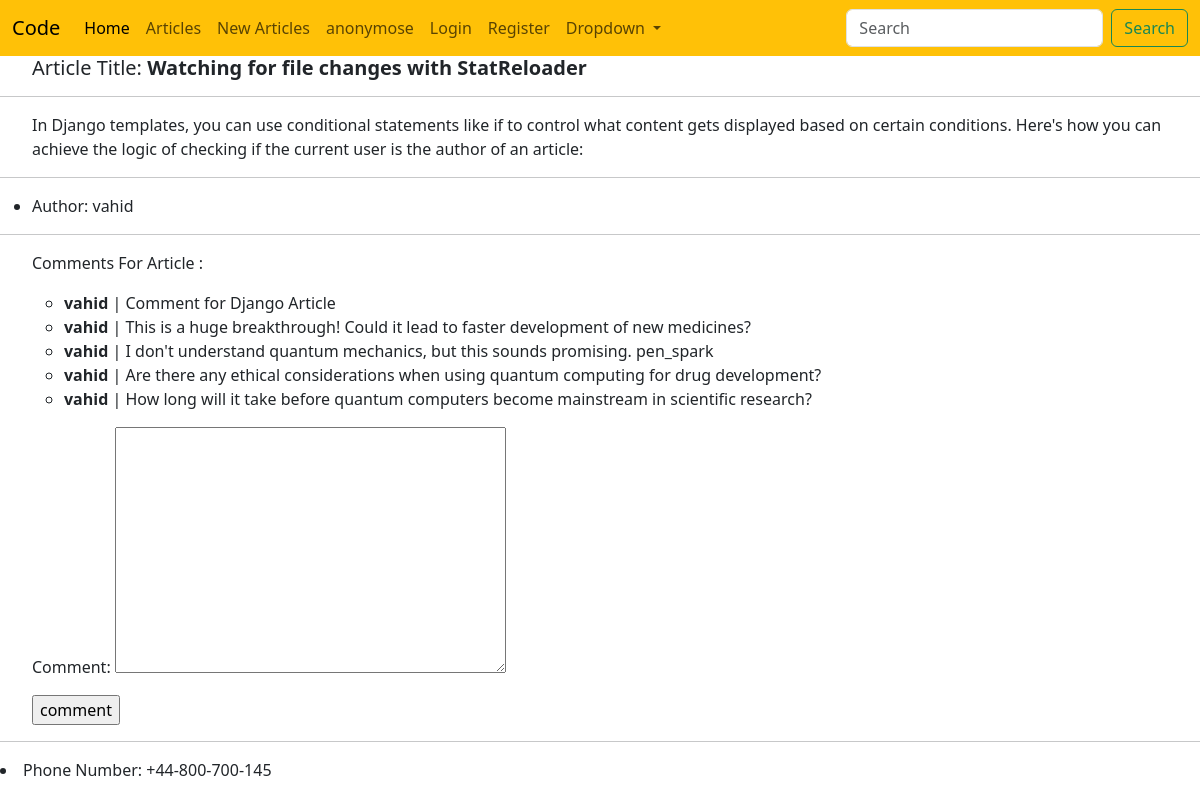
The page /articles/29/ on the database its author committed.
### article/models.py (models this page shows, shortened)
class ArticleModel(models.Model):
    STATUS_OF_ARTICLE = (
        ("checking" , "Checking"),
        ("rejected" , "Rejected"),
        ("published" , "Published"),
    )
    Title = models.CharField(max_length=150)
    Body  = models.TextField(max_length=10000)
    Author= models.ForeignKey("auth.user", on_delete=models.CASCADE)
    Created = models.DateTimeField(auto_now_add=True)
    Edited = models.DateTimeField(auto_now=True)
    Status = models.CharField(max_length=15, choices=STATUS_OF_ARTICLE, default="checking")
    class Meta:
        ordering = ("-Created",)

class ArticleCommentsModel(models.Model):
    article = models.ForeignKey(ArticleModel, related_name="comments", on_delete=models.CASCADE)
    comment = models.TextField()
    writer  = models.ForeignKey("auth.user", on_delete=models.CASCADE)

### article/views.py (the view, shortened to what this page needs)
# urls.py: path('<int:pk>/', ArticleDetailView.as_view(), name = "ArticleDetailView_url"),
class ArticleDetailView(DetailView):
    model = ArticleModel
    template_name = "article/ArticleDetailView.html"
    context_object_name  = "articles"
    form_class = ArticleCommentForm
    def get_context_data(self, **kwargs):
        context = super(ArticleDetailView, self).get_context_data(**kwargs)
        context['form'] = ArticleCommentForm(initial={"article":self.object, "writer":self.request.user})
        return context

### article/forms.py
class ArticleCommentForm(forms.ModelForm):
    class Meta:
        model = ArticleCommentsModel
        fields = ("writer", "comment", "article")
        widgets = {
            "article": forms.HiddenInput(),
            "writer":  forms.HiddenInput(),
        }

### template/article/ArticleDetailView.html (shortened to what this page needs)
{% extends "base.html" %}
{% block title %}<ul><h5>Article Title: <strong>{{articles.Title}}</strong></h5></ul>{% endblock title %}
{% block content %}
<hr>
<ul>{{articles.Body}}</ul>
<hr>
<ul><li>Author: {{articles.Author}}</li></ul>
<hr>
<p><ul>Comments For Article : </ul></p>
<ul>
    {% for comment in object.comments.all %}
    <ul><li><strong>{{comment.writer}}</strong> | {{comment.comment}}</li></ul>
    {% endfor %}
</ul>
<ul>
<form action="" method="POST">
    {{form.as_p}}
    <input type="submit" value="comment">
</form>
</ul>
{% endblock content %}

### rows shown on the page
ArticleModel: Title "Watching for file changes with StatReloader", Body "In Django templates, you can use conditional statements like if to control what content gets displayed based on certain conditions. Here's how you can achieve the logic of checking if the current user is the author of an article:", Author "vahid"
ArticleCommentsModel: writer "vahid", comment "Comment for Django Article"
ArticleCommentsModel: writer "vahid", comment "This is a huge breakthrough! Could it lead to faster development of new medicines?"
ArticleCommentsModel: writer "vahid", comment "I don't understand quantum mechanics, but this sounds promising. pen_spark"
ArticleCommentsModel: writer "vahid", comment "Are there any ethical considerations when using quantum computing for drug development?"
ArticleCommentsModel: writer "vahid", comment "How long will it take before quantum computers become mainstream in scientific research?"

### other values the page prints
{{ Site_Name }} "Code"
{{ Phone_Number }} "+44-800-700-145"
